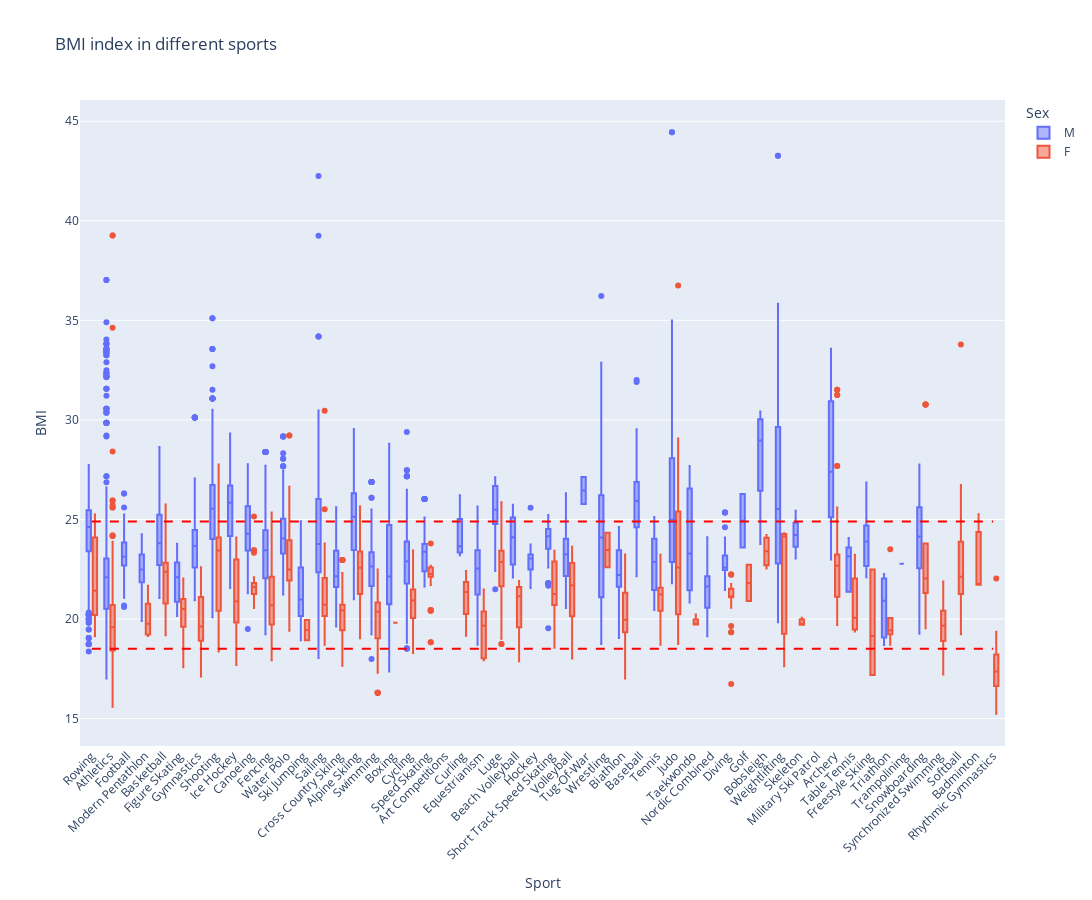

Notebook code cell kept with this figure:
### Markdown cell above
### BMI index in by sport

### Code cell
# BMI = kg/((height/100)**2)
# Normal BMI: 18.5 to 24.9

italy_events["BMI"] = italy_events["Weight"] / ((italy_events["Height"]/100)**2)

fig = px.box(
    italy_events,
    x="Sport",
    y="BMI",
    color="Sex",
    title="BMI index in different sports"
)

# The lines show the range of a healthy BMI
fig.add_shape(
    type='line',
    x0="Rowing",
    x1="Rhythmic Gymnastics",
    y0=18.5,
    y1=18.5,
    line=dict(color='red', width=2, dash='dash'),
    name="Min range healthy BMI"
)

fig.add_shape(
    type='line',
    x0="Rowing",
    x1="Rhythmic Gymnastics",
    y0=24.9,
    y1=24.9,
    line=dict(color='red', width=2, dash='dash'),
    name="Max range healthy BMI"
)

fig.update_layout(
    xaxis = dict(
        tickangle=-45
    ),
    autosize = False,
    width = 1100,
    height = 900
)

fig.show()

### Figure 1 — Plotly figure (JSON) as saved in the notebook; plotly's stock layout.template omitted (floating-point values rounded to 4 significant figures; data arrays with more than 128 entries replaced by an {"elided": "..."} marker saying what was removed)
{"data": [{"alignmentgroup": "True", "hovertemplate": "Sex=M<br>Sport=%{x}<br>BMI=%{y}<extra></extra>", "legendgroup": "M", "marker": {"color": "#636efa"}, "name": "M", "notched": false, "offsetgroup": "M", "orientation": "v", "showlegend": true, "type": "box", "x": {"elided": "7756 str values"}, "x0": " ", "xaxis": "x", "y": {"elided": "7756 float values"}, "y0": " ", "yaxis": "y"}, {"alignmentgroup": "True", "hovertemplate": "Sex=F<br>Sport=%{x}<br>BMI=%{y}<extra></extra>", "legendgroup": "F", "marker": {"color": "#EF553B"}, "name": "F", "notched": false, "offsetgroup": "F", "orientation": "v", "showlegend": true, "type": "box", "x": {"elided": "2504 str values"}, "x0": " ", "xaxis": "x", "y": {"elided": "2504 float values"}, "y0": " ", "yaxis": "y"}], "layout": {"autosize": false, "boxmode": "group", "height": 900, "legend": {"title": {"text": "Sex"}, "tracegroupgap": 0}, "shapes": [{"line": {"color": "red", "dash": "dash", "width": 2}, "name": "Min range healthy BMI", "type": "line", "x0": "Rowing", "x1": "Rhythmic Gymnastics", "y0": 18.5, "y1": 18.5}, {"line": {"color": "red", "dash": "dash", "width": 2}, "name": "Max range healthy BMI", "type": "line", "x0": "Rowing", "x1": "Rhythmic Gymnastics", "y0": 24.9, "y1": 24.9}], "title": {"text": "BMI index in different sports"}, "width": 1100, "xaxis": {"anchor": "y", "domain": [0, 1], "tickangle": -45, "title": {"text": "Sport"}}, "yaxis": {"anchor": "x", "domain": [0, 1], "title": {"text": "BMI"}}}}
